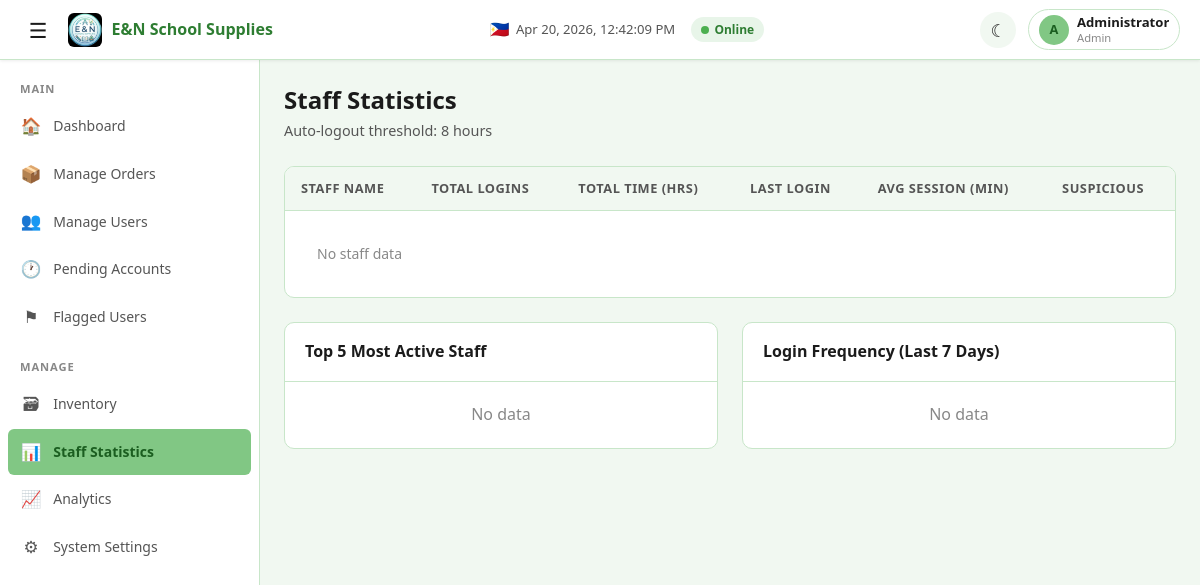
Page /admin/staff_statistics.php (signed in) on the committed database.
### tables this page shows
CREATE TABLE IF NOT EXISTS `system_settings` (
  `setting_key`   VARCHAR(100) PRIMARY KEY,
  `setting_value` TEXT         NOT NULL,
  `updated_at`    TIMESTAMP    NOT NULL DEFAULT CURRENT_TIMESTAMP ON UPDATE CURRENT_TIMESTAMP
);

CREATE TABLE IF NOT EXISTS `users` (
  `id`               INT AUTO_INCREMENT PRIMARY KEY,
  `full_name`        VARCHAR(150)    NOT NULL,
  `email`            VARCHAR(150)    NOT NULL UNIQUE,
  `phone`            VARCHAR(20)     NOT NULL DEFAULT '',
  `password`         TEXT            NOT NULL,
  `role`             ENUM('admin','staff','customer') NOT NULL,
  `status`           ENUM('active','pending','flagged') NOT NULL DEFAULT 'active',
  `flag_reason`      TEXT            NULL,
  `profile_image`    VARCHAR(255)    NULL,
  `theme_preference` ENUM('light','dark','auto') NOT NULL DEFAULT 'auto',
  `created_by`       INT             NULL,
  `created_at`       TIMESTAMP       NOT NULL DEFAULT CURRENT_TIMESTAMP,
  `updated_at`       TIMESTAMP       NOT NULL DEFAULT CURRENT_TIMESTAMP ON UPDATE CURRENT_TIMESTAMP,
  CONSTRAINT `fk_users_created_by` FOREIGN KEY (`created_by`) REFERENCES `users`(`id`) ON DELETE SET NULL
);

### includes/helpers.php (called while the page is built, shortened)
<?php
function current_user_id(): ?int {
    return $_SESSION['user_id'] ?? null;
}

### includes/auth.php (called while the page is built, shortened)
<?php
require_once __DIR__ . '/config.php';
require_once __DIR__ . '/helpers.php';
function get_current_user_data(): ?array {
    global $pdo;
    $userId = current_user_id();
    try {
        $stmt = $pdo->prepare("SELECT * FROM users WHERE id = ? LIMIT 1");
        $stmt->execute([$userId]);
        return $stmt->fetch() ?: null;
    } catch (Exception $e) {
        return null;
    }
}

### includes/config.php (called while the page is built, shortened)
<?php
$configFile = BASE_PATH . 'config.json';
$config = json_decode(file_get_contents($configFile), true);
$dbConf = $config['database'];
try {
    $dsn = sprintf(
        'mysql:host=%s;dbname=%s;charset=%s',
        $dbConf['host'],
        $dbConf['name'],
        $dbConf['charset']
    );
    $pdo = new PDO($dsn, $dbConf['user'], $dbConf['password'], [
        PDO::ATTR_ERRMODE            => PDO::ERRMODE_EXCEPTION,
        PDO::ATTR_DEFAULT_FETCH_MODE => PDO::FETCH_ASSOC,
        PDO::ATTR_EMULATE_PREPARES   => false,
    ]);
} catch (PDOException $e) {
    die('Database connection failed: ' . $e->getMessage());
}
function get_setting(string $key, string $default = ''): string {
    global $pdo;
    try {
        $stmt = $pdo->prepare("SELECT setting_value FROM system_settings WHERE setting_key = ? LIMIT 1");
        $stmt->execute([$key]);
        $row = $stmt->fetch();
        return $row ? $row['setting_value'] : $default;
    } catch (Exception $e) {
        return $default;
    }
}

### admin/staff_statistics.php (the view, shortened to what this page needs)
<?php
require_once __DIR__ . '/../includes/auth.php';
$user = get_current_user_data();
$activePage = 'staff_stats';
$threshold = (int)get_setting('auto_logout_hours', '8');
$staffStats = [];
try {
    $stmt = $pdo->query(
        "SELECT u.id, u.full_name, u.email,
                COUNT(ss.id) AS total_logins,
                COALESCE(SUM(ss.duration_minutes), 0) AS total_minutes,
                MAX(ss.login_time) AS last_login,
                COALESCE(AVG(ss.duration_minutes), 0) AS avg_session,
                SUM(CASE WHEN ss.is_suspicious = 1 THEN 1 ELSE 0 END) AS suspicious_count
         FROM users u
         LEFT JOIN staff_sessions ss ON u.id = ss.user_id
         WHERE u.role = 'staff'
         GROUP BY u.id
         ORDER BY total_logins DESC"
    );
    $staffStats = $stmt->fetchAll();
} catch (Exception $e) {}
include __DIR__ . '/../includes/layout_header.php';
?>
<div class="page-header">
  <h1>Staff Statistics</h1>
  <p class="subtitle">Auto-logout threshold: <?= $threshold ?> hours</p>
</div>
<div class="table-wrapper">
  <table class="data-table">
    <thead>
      <tr><th>Staff Name</th><th>Total Logins</th><th>Total Time (hrs)</th><th>Last Login</th><th>Avg Session (min)</th><th>Suspicious</th></tr>
    </thead>
    <tbody>
      <?php if (empty($staffStats)): ?>
        <tr><td colspan="6" class="text-center text-muted" style="padding:2rem">No staff data</td></tr>
      <?php endif; ?>
    </tbody>
  </table>
</div>
<div style="display:grid; grid-template-columns:1fr 1fr; gap:1.5rem; margin-top:1.5rem;">
  <div class="card">
    <div class="card-header">Top 5 Most Active Staff</div>
    <div class="card-body">
      <?php
      $top5 = array_slice($staffStats, 0, 5);
      ?>
      <?php if (empty($top5)): ?>
        <p class="text-muted text-center">No data</p>
      <?php endif; ?>
    </div>
  </div>
  <div class="card">
    <div class="card-header">Login Frequency (Last 7 Days)</div>
    <div class="card-body">
      <?php
      $loginFreq = [];
      try {
          $stmt = $pdo->query(
              "SELECT DATE(login_time) AS day, COUNT(*) AS cnt
               FROM staff_sessions
               WHERE login_time >= DATE_SUB(CURDATE(), INTERVAL 7 DAY)
               GROUP BY DATE(login_time) ORDER BY day"
          );
          $loginFreq = $stmt->fetchAll();
      } catch (Exception $e) {}
      if (empty($loginFreq)): ?>
        <p class="text-muted text-center">No data</p>
      <?php endif; ?>
    </div>
  </div>
</div>
<?php include __DIR__ . '/../includes/layout_footer.php'; ?>

### includes/layout_header.php (shortened to what this page needs)
<?php
$storeName  = get_setting('store_name', 'E&N School Supplies');
$logoPath   = get_setting('logo_path', 'assets/images/logo.png');
$sysStatus  = get_setting('system_status', 'online');
$forceDark  = get_setting('force_dark_mode', '0');
$role       = $user['role'] ?? '';
$basePath   = '';
$scriptPath = $_SERVER['SCRIPT_NAME'] ?? '';
if (strpos($scriptPath, '/admin/') !== false ||
    strpos($scriptPath, '/staff/') !== false ||
    strpos($scriptPath, '/customer/') !== false) {
    $basePath = '../';
}
?>
<!DOCTYPE html>
<html lang="en">
<head>
  <link rel="stylesheet" href="<?= $basePath ?>assets/css/global.css">
  <link rel="stylesheet" href="<?= $basePath ?>assets/css/components.css">
  <link rel="stylesheet" href="<?= $basePath ?>assets/css/sidebar.css">
</head>
<body
  data-base-path="<?= $basePath ?>"
  data-user-id="<?= $user['id'] ?? '' ?>"
  data-theme-preference="<?= $user['theme_preference'] ?? 'auto' ?>"
  data-force-dark-mode="<?= $forceDark ?>"
>
<nav class="navbar">
  <div class="navbar-left">
    <button class="hamburger" id="hamburger-btn" title="Toggle sidebar">&#9776;</button>
    <a href="<?= $basePath ?>index.php" class="navbar-brand">
      <img src="<?= $basePath . $logoPath ?>" alt="Logo" onerror="this.style.display='none'">
      <span class="brand-name"><?= htmlspecialchars($storeName) ?></span>
    </a>
  </div>
  <div class="navbar-center">
    <div class="navbar-datetime">
      <span class="ph-flag">&#127477;&#127469;</span>
      <span id="navbar-datetime"></span>
    </div>
    <span class="system-status <?= $sysStatus ?>">
      <span class="status-dot"></span>
      <?= ucfirst($sysStatus) ?>
    </span>
  </div>
  <div class="navbar-right">
    <button class="theme-toggle" id="theme-toggle" title="Toggle theme">&#9790;</button>
    <div class="profile-section">
      <div class="profile-trigger" id="profile-trigger">
        <?php
        $avatarPath = $basePath . ($user['profile_image'] ?? '');
        $initials = '';
        if (!empty($user['full_name'])) {
            $parts = explode(' ', $user['full_name']);
            $initials = strtoupper(substr($parts[0], 0, 1));
        }
        ?>
        <?php if (!empty($user['profile_image'])): ?>
          <img class="profile-avatar" src="<?= $avatarPath ?>" alt="Avatar">
        <?php else: ?>
          <span class="profile-avatar"><?= $initials ?></span>
        <?php endif; ?>
        <div class="profile-info">
          <span class="profile-name"><?= htmlspecialchars($user['full_name'] ?? 'User') ?></span>
          <span class="profile-role"><?= htmlspecialchars($role) ?></span>
        </div>
      </div>
    </div>
  </div>
</nav>
<aside class="sidebar">
  <?php if ($role === 'admin'): ?>
    <div class="sidebar-section">
      <div class="sidebar-section-title">Main</div>
      <a class="sidebar-item <?= ($activePage === 'dashboard') ? 'active' : '' ?>" href="<?= $basePath ?>admin/dashboard.php">
        <span class="sidebar-icon">&#127968;</span>
        <span class="sidebar-label">Dashboard</span>
      </a>
      <a class="sidebar-item <?= ($activePage === 'orders') ? 'active' : '' ?>" href="<?= $basePath ?>admin/manage_orders.php">
        <span class="sidebar-icon">&#128230;</span>
        <span class="sidebar-label">Manage Orders</span>
      </a>
      <a class="sidebar-item <?= ($activePage === 'users') ? 'active' : '' ?>" href="<?= $basePath ?>admin/manage_users.php">
        <span class="sidebar-icon">&#128101;</span>
        <span class="sidebar-label">Manage Users</span>
      </a>
      <a class="sidebar-item <?= ($activePage === 'pending') ? 'active' : '' ?>" href="<?= $basePath ?>admin/pending_accounts.php">
        <span class="sidebar-icon">&#128336;</span>
        <span class="sidebar-label">Pending Accounts</span>
      </a>
      <a class="sidebar-item <?= ($activePage === 'flagged') ? 'active' : '' ?>" href="<?= $basePath ?>admin/flagged_users.php">
        <span class="sidebar-icon">&#9873;</span>
        <span class="sidebar-label">Flagged Users</span>
      </a>
    </div>
    <div class="sidebar-section">
      <div class="sidebar-section-title">Manage</div>
      <a class="sidebar-item <?= ($activePage === 'inventory') ? 'active' : '' ?>" href="<?= $basePath ?>admin/inventory.php">
        <span class="sidebar-icon">&#128451;</span>
        <span class="sidebar-label">Inventory</span>
      </a>
      <a class="sidebar-item <?= ($activePage === 'staff_stats') ? 'active' : '' ?>" href="<?= $basePath ?>admin/staff_statistics.php">
        <span class="sidebar-icon">&#128202;</span>
        <span class="sidebar-label">Staff Statistics</span>
      </a>
      <a class="sidebar-item <?= ($activePage === 'analytics') ? 'active' : '' ?>" href="<?= $basePath ?>admin/analytics.php">
        <span class="sidebar-icon">&#128200;</span>
        <span class="sidebar-label">Analytics</span>
      </a>
      <a class="sidebar-item <?= ($activePage === 'settings') ? 'active' : '' ?>" href="<?= $basePath ?>admin/system_settings.php">
        <span class="sidebar-icon">&#9881;</span>
        <span class="sidebar-label">System Settings</span>
      </a>
    </div>
  <?php endif; ?>
</aside>
<main class="page-content">

### assets/css/global.css (style rules this page uses)
:root { --primary: #2e7d32; --primary-light: #4caf50; --primary-hover: #256428; --accent: #81c784; --surface: #ffffff; --background: #f1f8f1; --text-primary: #1b1b1b; --text-secondary: #555555; --text-muted: #888888; --border: #c8e6c9; --border-light: #e0e0e0; --danger: #d32f2f; --danger-hover: #b71c1c; --warning: #f9a825; --warning-hover: #f57f17; --success: #2e7d32; --info: #1565c0; --shadow-sm: 0 1px 3px rgba(0,0,0,0.08); --shadow-md: 0 4px 12px rgba(0,0,0,0.1); --shadow-lg: 0 8px 28px rgba(0,0,0,0.13); --radius-sm: 6px; --radius-md: 10px; --radius-lg: 16px; --radius-full: 999px; --font-family: 'Segoe UI', 'Inter', Arial, sans-serif; --font-mono: 'Courier New', monospace; --transition: 0.2s ease; --sidebar-width: 260px; --sidebar-collapsed: 64px; --navbar-height: 60px; --toast-success-bg: #e8f5e9; --toast-success-border: #4caf50; --toast-error-bg: #ffebee; --toast-error-border: #d32f2f; --toast-warning-bg: #fff8e1; --toast-warning-border: #f9a825; --toast-info-bg: #e3f2fd; --toast-info-border: #1565c0; }
*, *::before, *::after { box-sizing: border-box; margin: 0; padding: 0; }
html { font-size: 16px; scroll-behavior: smooth; }
body { font-family: var(--font-family); background-color: var(--background); color: var(--text-primary); line-height: 1.6; min-height: 100vh; -webkit-font-smoothing: antialiased; -moz-osx-font-smoothing: grayscale; }
a { color: var(--primary); text-decoration: none; transition: color var(--transition); }
img { max-width: 100%; height: auto; display: block; }
input, select, textarea, button { font-family: inherit; font-size: inherit; }
h1 { font-size: 1.75rem; font-weight: 700; line-height: 1.3; }
.text-muted { color: var(--text-muted); }
.text-center { text-align: center; }
.page-content { flex: 1; margin-left: var(--sidebar-width); padding-top: var(--navbar-height); padding-left: 1.5rem; padding-right: 1.5rem; padding-bottom: 2rem; transition: margin-left var(--transition); min-height: 100vh; }
.page-header { margin-bottom: 1.5rem; padding-top: 1.5rem; }
.page-header h1 { font-size: 1.5rem; font-weight: 700; }
.page-header .subtitle { color: var(--text-secondary); font-size: 0.9rem; margin-top: 0.25rem; }

### assets/css/components.css (style rules this page uses)
.card { background: var(--surface); border: 1px solid var(--border); border-radius: var(--radius-md); overflow: hidden; transition: box-shadow var(--transition); }
.card-body { padding: 1.25rem; }
.card-header { padding: 1rem 1.25rem; border-bottom: 1px solid var(--border); font-weight: 600; }
.table-wrapper { width: 100%; overflow-x: auto; border-radius: var(--radius-md); border: 1px solid var(--border); background: var(--surface); }
.data-table { width: 100%; border-collapse: collapse; }
.data-table th, .data-table td { padding: 0.7rem 1rem; text-align: left; font-size: 0.875rem; border-bottom: 1px solid var(--border); }
.data-table th { background: var(--background); font-weight: 600; color: var(--text-secondary); font-size: 0.8rem; text-transform: uppercase; letter-spacing: 0.04em; white-space: nowrap; }
.data-table tr:last-child td { border-bottom: none; }
.system-status { display: inline-flex; align-items: center; gap: 0.35rem; padding: 0.2rem 0.6rem; border-radius: var(--radius-full); font-size: 0.75rem; font-weight: 600; }
.system-status .status-dot { width: 8px; height: 8px; border-radius: 50%; }
.system-status.online .status-dot { background: #4caf50; }
.system-status.online { background: #e8f5e9; color: #2e7d32; }
.text-center { text-align: center; }

### rows in the picture
system_settings: setting_value (picture)
system_settings: setting_value "E&N School Supplies"
system_settings: setting_value "Online"
users: full_name "A", full_name "Administrator", role "Admin"
system_settings: setting_value "8"
